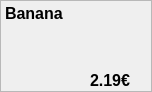
                         <widget class="QFrame" name="frame_2">
                          <property name="sizePolicy">
                           <sizepolicy hsizetype="Preferred" vsizetype="Preferred">
                            <horstretch>0</horstretch>
                            <verstretch>0</verstretch>
                           </sizepolicy>
                          </property>
                          <property name="minimumSize">
                           <size>
                            <width>152</width>
                            <height>92</height>
                           </size>
                          </property>
                          <property name="maximumSize">
                           <size>
                            <width>152</width>
                            <height>92</height>
                           </size>
                          </property>
                          <property name="frameShape">
                           <enum>QFrame::StyledPanel</enum>
                          </property>
                          <property name="frameShadow">
                           <enum>QFrame::Raised</enum>
                          </property>
                          <widget class="QLabel" name="discountNameLabel2">
                           <property name="geometry">
                            <rect>
                             <x>5</x>
                             <y>5</y>
                             <width>71</width>
                             <height>16</height>
                            </rect>
                           </property>
                           <property name="font">
                            <font>
                             <pointsize>12</pointsize>
                             <weight>75</weight>
                             <bold>true</bold>
                            </font>
                           </property>
                           <property name="text">
                            <string>Banana</string>
                           </property>
                          </widget>
                          <widget class="QLabel" name="discountImageLabel2">
                           <property name="geometry">
                            <rect>
                             <x>30</x>
                             <y>20</y>
                             <width>81</width>
                             <height>51</height>
                            </rect>
                           </property>
                           <property name="text">
                            <string/>
                           </property>
                           <property name="pixmap">
                            <pixmap>images/9402-bananas.jpg</pixmap>
                           </property>
                           <property name="scaledContents">
                            <bool>false</bool>
                           </property>
                           <property name="alignment">
                            <set>Qt::AlignCenter</set>
                           </property>
                          </widget>
                          <widget class="QLabel" name="discountPriceLabel2">
                           <property name="geometry">
                            <rect>
                             <x>90</x>
                             <y>70</y>
                             <width>51</width>
                             <height>20</height>
                            </rect>
                           </property>
                           <property name="font">
                            <font>
                             <pointsize>12</pointsize>
                             <weight>75</weight>
                             <bold>true</bold>
                            </font>
                           </property>
                           <property name="text">
                            <string>2.19€</string>
                           </property>
                          </widget>
                          <widget class="QPushButton" name="discountPushButton2">
                           <property name="geometry">
                            <rect>
                             <x>0</x>
                             <y>0</y>
                             <width>155</width>
                             <height>90</height>
                            </rect>
                           </property>
                           <property name="text">
                            <string/>
                           </property>
                           <property name="flat">
                            <bool>true</bool>
                           </property>
                          </widget>
                          <zorder>discountNameLabel2</zorder>
                          <zorder>discountPriceLabel2</zorder>
                          <zorder>discountImageLabel2</zorder>
                          <zorder>discountPushButton2</zorder>
                         </widget>
